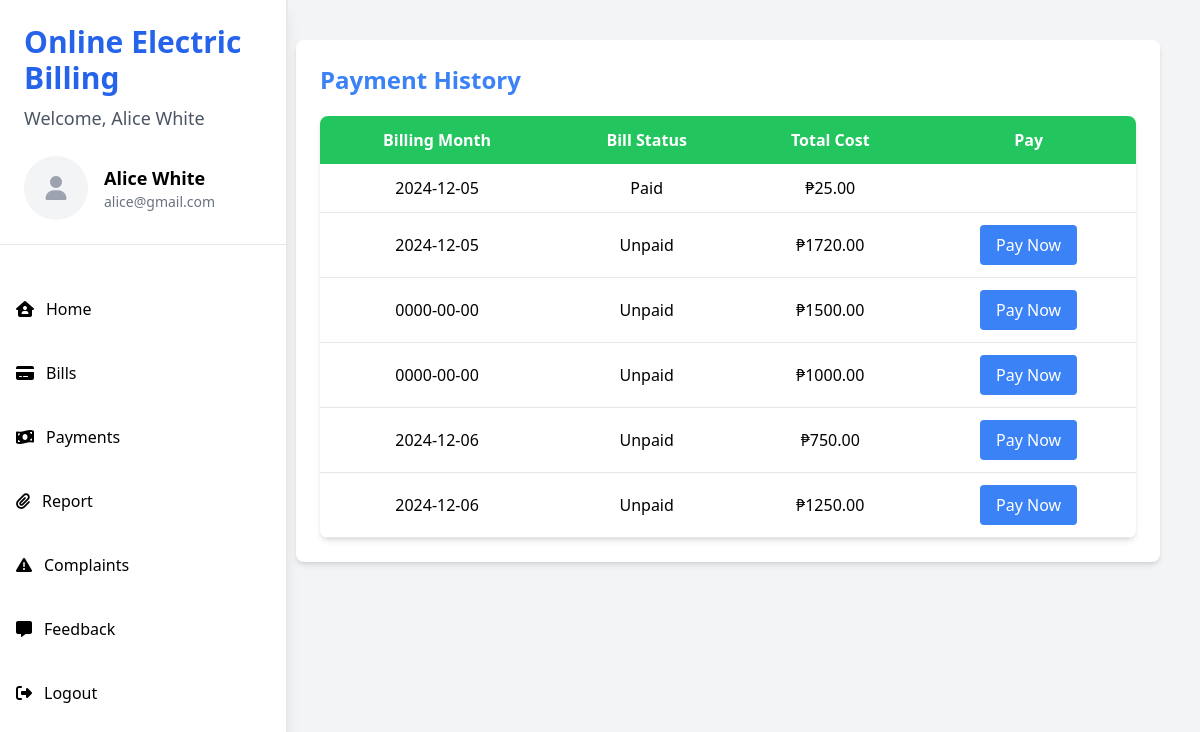
Screenshot of /users/payments.php (signed in) with the database file from the repository.
### tables this page shows
CREATE TABLE `billing` (
  `bill_id` int(11) NOT NULL,
  `user_id` int(11) NOT NULL,
  `connection_id` int(11) NOT NULL,
  `admin_id` int(11) NOT NULL,
  `meter_id` int(11) NOT NULL,
  `billing_month` date NOT NULL,
  `units_consumed` float NOT NULL,
  `cost_per_unit` decimal(5,2) DEFAULT 5.00,
  `total_cost` decimal(10,2) GENERATED ALWAYS AS (`units_consumed` * `cost_per_unit`) STORED,
  `due_date` date NOT NULL,
  `bill_status` enum('Paid','Unpaid') DEFAULT 'Unpaid'
);

### users/payments.php (the view, shortened to what this page needs)
<?php
include '../database.php';
$user_id = $_SESSION['user_id'];
$sql = "SELECT billing.bill_id, billing.billing_month, billing.total_cost, billing.bill_status
        FROM billing
        WHERE billing.connection_id IN (
            SELECT connection_id FROM connections WHERE user_id = ?
        )";
$stmt = $conn->prepare($sql);
$stmt->bind_param("i", $user_id);
$stmt->execute();
$result = $stmt->get_result();
$bills = $result->fetch_all(MYSQLI_ASSOC);
?>
<!DOCTYPE html>
<html lang="en">
<head>
    <script src="https://cdn.tailwindcss.com"></script>
    <link rel="stylesheet" href="https://cdnjs.cloudflare.com/ajax/libs/font-awesome/6.7.1/css/all.min.css">
</head>
<body class="bg-gray-100">
    <div class="fixed h-full bg-white text-black w-72 shadow-lg border-r-2 border-gray-200">
        <div class="p-6">
            <h1 class="text-3xl font-extrabold text-blue-600">Online Electric Billing</h1>
            <p class="mt-2 text-lg text-gray-600">Welcome, <?= htmlspecialchars($_SESSION['name']); ?></p>
            <div class="mt-6 flex items-center space-x-4">
                <span class="w-16 h-16 rounded-full overflow-hidden bg-gray-100 flex items-center justify-center">
                    <i class="fa-solid fa-user text-2xl text-gray-400"></i>
                </span>
                <div>
                    <p class="font-semibold text-lg"><?= htmlspecialchars($_SESSION['name']); ?></p>
                    <p class="text-sm text-gray-500"><?= htmlspecialchars($_SESSION['email']); ?></p>
                </div>
            </div>
        </div>
        <hr>
        <nav class="mt-10">
            <ul class="space-y-4">
                <li class="block px-4 py-3 rounded-lg hover:bg-blue-500 hover:text-white transition-all duration-200">
                    <a href="index.php" class="flex items-center space-x-3">
                        <i class="fa-solid fa-house-user"></i>
                        <span>Home</span>
                    </a>
                </li>
                <li class="block px-4 py-3 rounded-lg hover:bg-blue-500 hover:text-white transition-all duration-200">
                    <a href="billing.php" class="flex items-center space-x-3">
                        <i class="fa-solid fa-credit-card"></i>
                        <span>Bills</span>
                    </a>
                </li>
                <li class="block px-4 py-3 rounded-lg hover:bg-blue-500 hover:text-white transition-all duration-200">
                    <a href="payments.php" class="flex items-center space-x-3">
                        <i class="fa-solid fa-money-bill-wave"></i>
                        <span>Payments</span>
                    </a>
                </li>
                <li class="block px-4 py-3 rounded-lg hover:bg-blue-500 hover:text-white transition-all duration-200">
                    <a href="report.php" class="flex items-center space-x-3">
                        <i class="fa-solid fa-paperclip"></i>
                        <span>Report</span>
                    </a>
                </li>
                <li class="block px-4 py-3 rounded-lg hover:bg-blue-500 hover:text-white transition-all duration-200">
                    <a href="complaints.php" class="flex items-center space-x-3">
                        <i class="fa-solid fa-exclamation-triangle"></i>
                        <span>Complaints</span>
                    </a>
                </li>
                <li class="block px-4 py-3 rounded-lg hover:bg-blue-500 hover:text-white transition-all duration-200">
                    <a href="feedback.php" class="flex items-center space-x-3">
                        <i class="fa-solid fa-comment-alt"></i>
                        <span>Feedback</span>
                    </a>
                </li>
                <li class="block px-4 py-3 rounded-lg hover:bg-red-500 hover:text-white transition-all duration-200">
                    <a href="../logout.php" class="flex items-center space-x-3">
                        <i class="fa-solid fa-right-from-bracket"></i>
                        <span>Logout</span>
                    </a>
                </li>
            </ul>
        </nav>
    </div>
    <div class="ml-64 p-10">
        <div class="bg-white shadow-md rounded-lg p-6">
            <h1 class="text-2xl font-bold text-blue-500 mb-5">Payment History</h1>
            <table class="w-full bg-white shadow-md rounded-lg overflow-hidden">
                <thead class="bg-green-500 text-white">
                    <tr>
                        <th class="p-3">Billing Month</th>
                        <th class="p-3">Bill Status</th>
                        <th class="p-3">Total Cost</th>
                        <th class="p-3">Pay</th>
                    </tr>
                </thead>
                <tbody>
                    <?php foreach ($bills as $bill): ?>
                        <tr class="border-b">
                            <td class="p-3 text-center"><?= htmlspecialchars($bill['billing_month']) ?></td>
                            <td class="p-3 text-center"><?= htmlspecialchars($bill['bill_status']) ?></td>
                            <td class="p-3 text-center">₱<?= htmlspecialchars($bill['total_cost']) ?></td>
                            <td class="p-3 text-center">
                                <?php if ($bill['bill_status'] === 'Unpaid'): ?>
                                    <button class="bg-blue-500 text-white px-4 py-2 rounded"
                                        onclick="document.getElementById('payment-form-<?= $bill['bill_id'] ?>').style.display = 'block'">
                                        Pay Now
                                    </button>
                                <?php endif; ?>
                            </td>
                        </tr>
                    <?php endforeach; ?>
                </tbody>
            </table>
        </div>
    </div>
</body>
</html>

### rows the page displays
billing: billing_month "2024-12-05", bill_status "Paid", total_cost "25.00"
billing: billing_month "2024-12-05", bill_status "Unpaid", total_cost "1720.00"
billing: billing_month "0000-00-00", bill_status "Unpaid", total_cost "1500.00"
billing: billing_month "0000-00-00", bill_status "Unpaid", total_cost "1000.00"
billing: billing_month "2024-12-06", bill_status "Unpaid", total_cost "750.00"
billing: billing_month "2024-12-06", bill_status "Unpaid", total_cost "1250.00"

### other values shown
$_SESSION['name'] "Alice White"
$_SESSION['email'] "alice@gmail.com"
